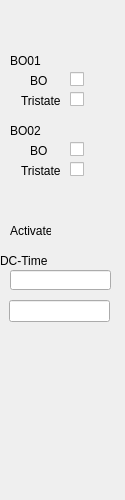
<?xml version="1.0" encoding="UTF-8"?>
<ui version="4.0">
 <class>Form</class>
 <widget class="QWidget" name="Form">
  <property name="geometry">
   <rect>
    <x>0</x>
    <y>0</y>
    <width>125</width>
    <height>500</height>
   </rect>
  </property>
  <property name="windowTitle">
   <string>Form</string>
  </property>
  <widget class="caInclude" name="cainclude">
   <property name="geometry">
    <rect>
     <x>0</x>
     <y>0</y>
     <width>128</width>
     <height>500</height>
    </rect>
   </property>
   <property name="toolTip">
    <string>&lt;html&gt;&lt;head/&gt;&lt;body&gt;&lt;p&gt;OPERATIONAL status of the slave&lt;/p&gt;&lt;/body&gt;&lt;/html&gt;</string>
   </property>
   <property name="macro">
    <string>IOC=$(IOC),MasterID=$(MasterID),SlaveID=$(SlaveID),HWType=$(HWType)</string>
   </property>
   <property name="filename" stdset="0">
    <string notr="true">ecmcE_slave_frame.ui</string>
   </property>
  </widget>
  <widget class="caFrame" name="caframe">
   <property name="geometry">
    <rect>
     <x>10</x>
     <y>50</y>
     <width>111</width>
     <height>71</height>
    </rect>
   </property>
   <property name="macro">
    <string notr="true">IOC=$(IOC),SlaveID=$(SlaveID),MasterID=$(MasterID),CH=01</string>
   </property>
   <widget class="caToggleButton" name="catogglebutton">
    <property name="geometry">
     <rect>
      <x>60</x>
      <y>20</y>
      <width>16</width>
      <height>18</height>
     </rect>
    </property>
    <property name="text">
     <string/>
    </property>
    <property name="channel" stdset="0">
     <string notr="true">$(IOC):m$(MasterID)s$(SlaveID)-BO$(CH)</string>
    </property>
   </widget>
   <widget class="caToggleButton" name="catogglebutton_3">
    <property name="geometry">
     <rect>
      <x>60</x>
      <y>40</y>
      <width>16</width>
      <height>18</height>
     </rect>
    </property>
    <property name="text">
     <string/>
    </property>
    <property name="channel" stdset="0">
     <string notr="true">$(IOC):m$(MasterID)s$(SlaveID)-BO$(CH)-TriState</string>
    </property>
   </widget>
   <widget class="caLabel" name="calabel_5">
    <property name="geometry">
     <rect>
      <x>11</x>
      <y>40</y>
      <width>41</width>
      <height>22</height>
     </rect>
    </property>
    <property name="text">
     <string>Tristate</string>
    </property>
   </widget>
   <widget class="caLed" name="caled_5">
    <property name="geometry">
     <rect>
      <x>80</x>
      <y>40</y>
      <width>22</width>
      <height>22</height>
     </rect>
    </property>
    <property name="rectangular">
     <bool>true</bool>
    </property>
    <property name="gradientEnabled">
     <bool>false</bool>
    </property>
    <property name="channel" stdset="0">
     <string notr="true">$(IOC):m$(MasterID)s$(SlaveID)-BO$(CH)-TriState-RB</string>
    </property>
    <property name="colorMode">
     <enum>caLed::Static</enum>
    </property>
    <property name="falseColor">
     <color>
      <red>136</red>
      <green>138</green>
      <blue>133</blue>
     </color>
    </property>
    <property name="trueColor">
     <color>
      <red>0</red>
      <green>85</green>
      <blue>0</blue>
     </color>
    </property>
   </widget>
   <widget class="caLed" name="caled_3">
    <property name="geometry">
     <rect>
      <x>80</x>
      <y>20</y>
      <width>22</width>
      <height>22</height>
     </rect>
    </property>
    <property name="rectangular">
     <bool>true</bool>
    </property>
    <property name="gradientEnabled">
     <bool>false</bool>
    </property>
    <property name="channel" stdset="0">
     <string notr="true">$(IOC):m$(MasterID)s$(SlaveID)-BO$(CH)-RB</string>
    </property>
    <property name="colorMode">
     <enum>caLed::Static</enum>
    </property>
    <property name="falseColor">
     <color>
      <red>136</red>
      <green>138</green>
      <blue>133</blue>
     </color>
    </property>
    <property name="trueColor">
     <color>
      <red>0</red>
      <green>85</green>
      <blue>0</blue>
     </color>
    </property>
   </widget>
   <widget class="caLabel" name="calabel_4">
    <property name="geometry">
     <rect>
      <x>20</x>
      <y>20</y>
      <width>32</width>
      <height>22</height>
     </rect>
    </property>
    <property name="text">
     <string>BO</string>
    </property>
   </widget>
  </widget>
  <widget class="caLabel" name="calabel_3">
   <property name="geometry">
    <rect>
     <x>10</x>
     <y>50</y>
     <width>32</width>
     <height>22</height>
    </rect>
   </property>
   <property name="text">
    <string>BO01</string>
   </property>
  </widget>
  <widget class="caLabel" name="calabel_8">
   <property name="geometry">
    <rect>
     <x>10</x>
     <y>120</y>
     <width>32</width>
     <height>22</height>
    </rect>
   </property>
   <property name="text">
    <string>BO02</string>
   </property>
  </widget>
  <widget class="caFrame" name="caframe_2">
   <property name="geometry">
    <rect>
     <x>10</x>
     <y>120</y>
     <width>111</width>
     <height>71</height>
    </rect>
   </property>
   <property name="macro">
    <string notr="true">IOC=$(IOC),SlaveID=$(SlaveID),MasterID=$(MasterID),CH=02</string>
   </property>
   <widget class="caToggleButton" name="catogglebutton_2">
    <property name="geometry">
     <rect>
      <x>60</x>
      <y>20</y>
      <width>16</width>
      <height>18</height>
     </rect>
    </property>
    <property name="text">
     <string/>
    </property>
    <property name="channel" stdset="0">
     <string notr="true">$(IOC):m$(MasterID)s$(SlaveID)-BO$(CH)</string>
    </property>
   </widget>
   <widget class="caToggleButton" name="catogglebutton_4">
    <property name="geometry">
     <rect>
      <x>60</x>
      <y>40</y>
      <width>16</width>
      <height>18</height>
     </rect>
    </property>
    <property name="text">
     <string/>
    </property>
    <property name="channel" stdset="0">
     <string notr="true">$(IOC):m$(MasterID)s$(SlaveID)-BO$(CH)-TriState</string>
    </property>
   </widget>
   <widget class="caLabel" name="calabel_9">
    <property name="geometry">
     <rect>
      <x>11</x>
      <y>40</y>
      <width>41</width>
      <height>22</height>
     </rect>
    </property>
    <property name="text">
     <string>Tristate</string>
    </property>
   </widget>
   <widget class="caLed" name="caled_6">
    <property name="geometry">
     <rect>
      <x>80</x>
      <y>40</y>
      <width>22</width>
      <height>22</height>
     </rect>
    </property>
    <property name="rectangular">
     <bool>true</bool>
    </property>
    <property name="gradientEnabled">
     <bool>false</bool>
    </property>
    <property name="channel" stdset="0">
     <string notr="true">$(IOC):m$(MasterID)s$(SlaveID)-BO$(CH)-TriState-RB</string>
    </property>
    <property name="colorMode">
     <enum>caLed::Static</enum>
    </property>
    <property name="falseColor">
     <color>
      <red>136</red>
      <green>138</green>
      <blue>133</blue>
     </color>
    </property>
    <property name="trueColor">
     <color>
      <red>0</red>
      <green>85</green>
      <blue>0</blue>
     </color>
    </property>
   </widget>
   <widget class="caLed" name="caled_4">
    <property name="geometry">
     <rect>
      <x>80</x>
      <y>20</y>
      <width>22</width>
      <height>22</height>
     </rect>
    </property>
    <property name="rectangular">
     <bool>true</bool>
    </property>
    <property name="gradientEnabled">
     <bool>false</bool>
    </property>
    <property name="channel" stdset="0">
     <string notr="true">$(IOC):m$(MasterID)s$(SlaveID)-BO$(CH)-RB</string>
    </property>
    <property name="colorMode">
     <enum>caLed::Static</enum>
    </property>
    <property name="falseColor">
     <color>
      <red>136</red>
      <green>138</green>
      <blue>133</blue>
     </color>
    </property>
    <property name="trueColor">
     <color>
      <red>0</red>
      <green>85</green>
      <blue>0</blue>
     </color>
    </property>
   </widget>
   <widget class="caLabel" name="calabel_10">
    <property name="geometry">
     <rect>
      <x>20</x>
      <y>20</y>
      <width>32</width>
      <height>22</height>
     </rect>
    </property>
    <property name="text">
     <string>BO</string>
    </property>
   </widget>
  </widget>
  <widget class="caLineEdit" name="efuCurr">
   <property name="geometry">
    <rect>
     <x>9</x>
     <y>300</y>
     <width>101</width>
     <height>22</height>
    </rect>
   </property>
   <property name="alignment">
    <set>Qt::AlignRight|Qt::AlignTrailing|Qt::AlignVCenter</set>
   </property>
   <property name="channel" stdset="0">
    <string notr="true">$(IOC):m$(MasterID)s$(SlaveID)-Dev-StartTime-RB</string>
   </property>
  </widget>
  <widget class="caTextEntry" name="catextentry_13">
   <property name="geometry">
    <rect>
     <x>10</x>
     <y>270</y>
     <width>101</width>
     <height>20</height>
    </rect>
   </property>
   <property name="minimumSize">
    <size>
     <width>0</width>
     <height>20</height>
    </size>
   </property>
   <property name="maximumSize">
    <size>
     <width>16777215</width>
     <height>20</height>
    </size>
   </property>
   <property name="readOnly">
    <bool>false</bool>
   </property>
   <property name="channel" stdset="0">
    <string notr="true">$(IOC):m$(MasterID)s$(SlaveID)-Dev-StartTime</string>
   </property>
   <property name="keepFocus">
    <bool>true</bool>
   </property>
  </widget>
  <widget class="caLabel" name="calabel_11">
   <property name="geometry">
    <rect>
     <x>10</x>
     <y>220</y>
     <width>41</width>
     <height>22</height>
    </rect>
   </property>
   <property name="text">
    <string>Activate</string>
   </property>
  </widget>
  <widget class="caByteController" name="cabytecontroller_2">
   <property name="geometry">
    <rect>
     <x>60</x>
     <y>220</y>
     <width>20</width>
     <height>16</height>
    </rect>
   </property>
   <property name="channel" stdset="0">
    <string notr="true">$(IOC):m$(MasterID)s$(SlaveID)-Dev-Ctrl</string>
   </property>
   <property name="startBit">
    <number>0</number>
   </property>
   <property name="endBit">
    <number>1</number>
   </property>
  </widget>
  <widget class="caByte" name="cabyte_2">
   <property name="geometry">
    <rect>
     <x>80</x>
     <y>220</y>
     <width>20</width>
     <height>16</height>
    </rect>
   </property>
   <property name="channel" stdset="0">
    <string notr="true">$(IOC):m$(MasterID)s$(SlaveID)-Dev-Ctrl-RB</string>
   </property>
   <property name="endBit">
    <number>1</number>
   </property>
  </widget>
  <widget class="caLabel" name="calabel_12">
   <property name="geometry">
    <rect>
     <x>0</x>
     <y>250</y>
     <width>51</width>
     <height>22</height>
    </rect>
   </property>
   <property name="text">
    <string>DC-Time [ns]</string>
   </property>
  </widget>
 </widget>
 <customwidgets>
  <customwidget>
   <class>caTextEntry</class>
   <extends>caLineEdit</extends>
   <header>caTextEntry</header>
  </customwidget>
  <customwidget>
   <class>caToggleButton</class>
   <extends>QCheckBox</extends>
   <header>caToggleButton</header>
  </customwidget>
  <customwidget>
   <class>caByteController</class>
   <extends>QWidget</extends>
   <header>caByteController</header>
  </customwidget>
  <customwidget>
   <class>caFrame</class>
   <extends>QFrame</extends>
   <header>caFrame</header>
   <container>1</container>
  </customwidget>
  <customwidget>
   <class>caLabel</class>
   <extends>QLabel</extends>
   <header>caLabel</header>
  </customwidget>
  <customwidget>
   <class>caInclude</class>
   <extends>QWidget</extends>
   <header>caInclude</header>
  </customwidget>
  <customwidget>
   <class>caLed</class>
   <extends>QWidget</extends>
   <header>caLed</header>
  </customwidget>
  <customwidget>
   <class>caLineEdit</class>
   <extends>QLineEdit</extends>
   <header>caLineEdit</header>
  </customwidget>
  <customwidget>
   <class>caByte</class>
   <extends>QWidget</extends>
   <header>caByte</header>
  </customwidget>
 </customwidgets>
 <resources/>
 <connections/>
</ui>
